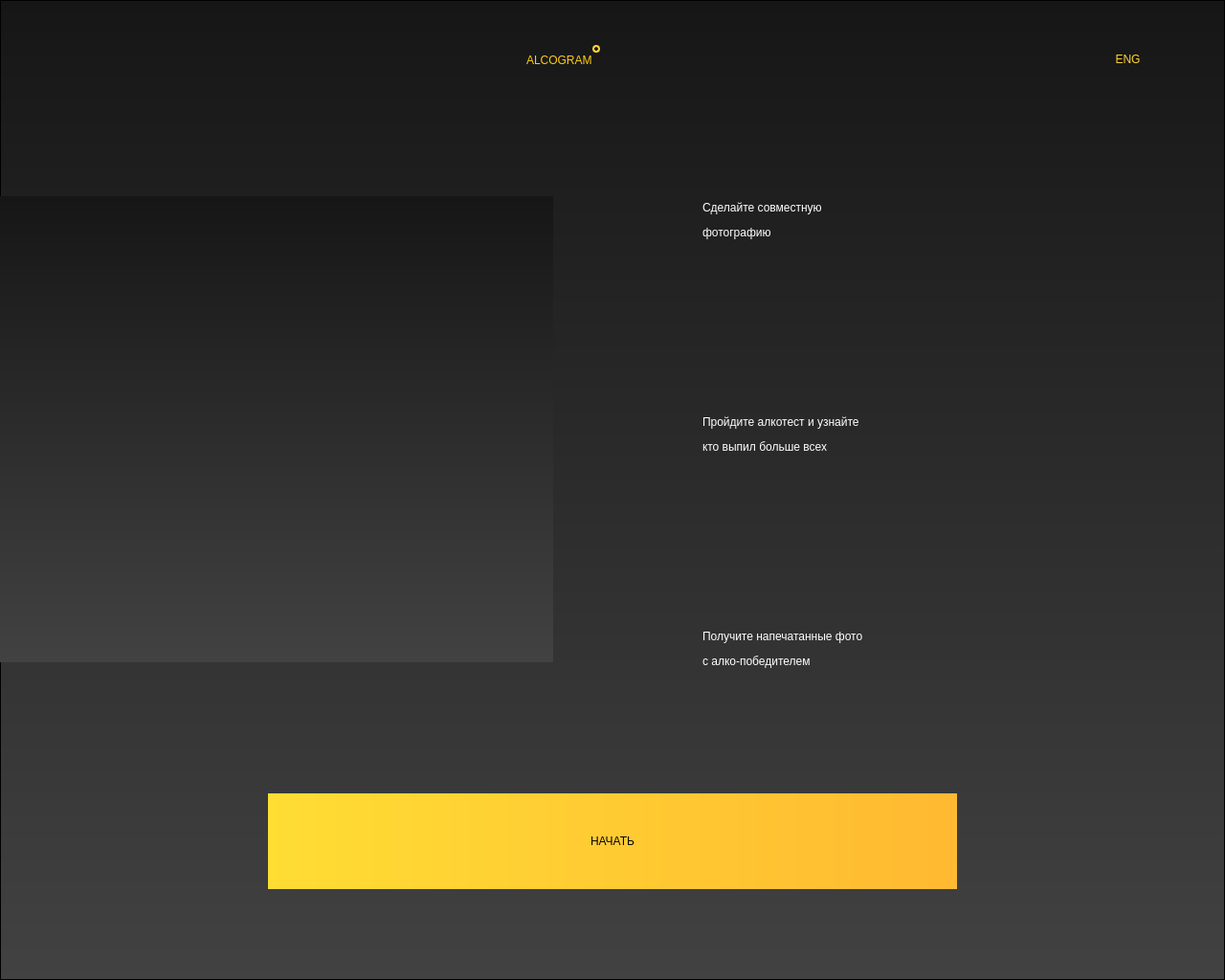
<?xml version="1.0" encoding="UTF-8"?>
<ui version="4.0">
 <class>StartPageWidget</class>
 <widget class="QWidget" name="StartPageWidget">
  <property name="geometry">
   <rect>
    <x>0</x>
    <y>0</y>
    <width>1280</width>
    <height>1024</height>
   </rect>
  </property>
  <property name="windowTitle">
   <string>Form</string>
  </property>
  <property name="styleSheet">
   <string notr="true"/>
  </property>
  <layout class="QHBoxLayout" name="horizontalLayout">
   <property name="spacing">
    <number>0</number>
   </property>
   <property name="leftMargin">
    <number>0</number>
   </property>
   <property name="topMargin">
    <number>0</number>
   </property>
   <property name="rightMargin">
    <number>0</number>
   </property>
   <property name="bottomMargin">
    <number>0</number>
   </property>
   <item>
    <widget class="QFrame" name="frame">
     <property name="styleSheet">
      <string notr="true">QWidget {
	background-color: qlineargradient(x1:0, y1:0, x2:0, y2:1, stop:0 #161616, stop:1 #424242); 
}
</string>
     </property>
     <property name="frameShape">
      <enum>QFrame::StyledPanel</enum>
     </property>
     <property name="frameShadow">
      <enum>QFrame::Raised</enum>
     </property>
     <widget class="QLabel" name="label03">
      <property name="geometry">
       <rect>
        <x>460</x>
        <y>573</y>
        <width>244</width>
        <height>200</height>
       </rect>
      </property>
      <property name="styleSheet">
       <string notr="true">QLabel {
	background-color: rgba(0, 0, 0, 0);
	color: #3e3e3e;
}</string>
      </property>
      <property name="text">
       <string>03</string>
      </property>
     </widget>
     <widget class="QLabel" name="label01">
      <property name="geometry">
       <rect>
        <x>460</x>
        <y>125</y>
        <width>244</width>
        <height>200</height>
       </rect>
      </property>
      <property name="styleSheet">
       <string notr="true">QLabel {
	background-color: rgba(0, 0, 0, 0);
	color: #3e3e3e;
}</string>
      </property>
      <property name="text">
       <string>01</string>
      </property>
     </widget>
     <widget class="QPushButton" name="startButton">
      <property name="geometry">
       <rect>
        <x>280</x>
        <y>829</y>
        <width>720</width>
        <height>100</height>
       </rect>
      </property>
      <property name="styleSheet">
       <string notr="true">QPushButton { 
	background-color: qlineargradient(spread:pad, x1:0, y1:0, x2:1, y2:0, stop:0 #ffdd33, stop:1 #ffb932);
	color: rgb(5, 5, 5);
	border: none;
}</string>
      </property>
      <property name="text">
       <string>НАЧАТЬ</string>
      </property>
     </widget>
     <widget class="QLabel" name="label02">
      <property name="geometry">
       <rect>
        <x>460</x>
        <y>349</y>
        <width>244</width>
        <height>200</height>
       </rect>
      </property>
      <property name="styleSheet">
       <string notr="true">QLabel {
	background-color: rgba(0, 0, 0, 0);
	color: #3e3e3e;
}</string>
      </property>
      <property name="text">
       <string>02</string>
      </property>
     </widget>
     <widget class="QLabel" name="drunkWomensPhoto">
      <property name="geometry">
       <rect>
        <x>0</x>
        <y>205</y>
        <width>578</width>
        <height>487</height>
       </rect>
      </property>
      <property name="text">
       <string/>
      </property>
      <property name="pixmap">
       <pixmap resource="resources.qrc">:/images/drunkWomens.jpg</pixmap>
      </property>
      <property name="scaledContents">
       <bool>true</bool>
      </property>
     </widget>
     <widget class="QLabel" name="firstStepDescription">
      <property name="geometry">
       <rect>
        <x>734</x>
        <y>180</y>
        <width>480</width>
        <height>100</height>
       </rect>
      </property>
      <property name="styleSheet">
       <string notr="true">QLabel {
	color: rgb(255, 255, 255);
	background-color: rgba(0, 0, 0, 0);
}</string>
      </property>
      <property name="text">
       <string>&lt;html&gt;&lt;head/&gt;&lt;body&gt;&lt;p&gt;&lt;span style=&quot; color:#ffffff;&quot;&gt;Сделайте совместную &lt;/span&gt;&lt;/p&gt;&lt;p&gt;&lt;span style=&quot; color:#ffffff;&quot;&gt;фотографию&lt;/span&gt;&lt;/p&gt;&lt;/body&gt;&lt;/html&gt;</string>
      </property>
     </widget>
     <widget class="QLabel" name="secondStepDescription">
      <property name="geometry">
       <rect>
        <x>734</x>
        <y>404</y>
        <width>480</width>
        <height>100</height>
       </rect>
      </property>
      <property name="styleSheet">
       <string notr="true">QLabel {
	color: rgb(255, 255, 255);
	background-color: rgba(0, 0, 0, 0);
}</string>
      </property>
      <property name="text">
       <string>&lt;html&gt;&lt;head/&gt;&lt;body&gt;&lt;p&gt;&lt;span style=&quot; color:#ffffff;&quot;&gt;Пройдите алкотест и узнайте &lt;/span&gt;&lt;/p&gt;&lt;p&gt;&lt;span style=&quot; color:#ffffff;&quot;&gt;кто выпил больше всех&lt;/span&gt;&lt;/p&gt;&lt;/body&gt;&lt;/html&gt;</string>
      </property>
     </widget>
     <widget class="QLabel" name="thirdStepDescription">
      <property name="geometry">
       <rect>
        <x>734</x>
        <y>628</y>
        <width>480</width>
        <height>100</height>
       </rect>
      </property>
      <property name="styleSheet">
       <string notr="true">QLabel {
	color: rgb(255, 255, 255);
	background-color: rgba(0, 0, 0, 0);
}</string>
      </property>
      <property name="text">
       <string>&lt;html&gt;&lt;head/&gt;&lt;body&gt;&lt;p&gt;&lt;span style=&quot; color:#ffffff;&quot;&gt;Получите напечатанные фото&lt;/span&gt;&lt;/p&gt;&lt;p&gt;&lt;span style=&quot; color:#ffffff;&quot;&gt;с алко-победителем&lt;/span&gt;&lt;/p&gt;&lt;/body&gt;&lt;/html&gt;</string>
      </property>
     </widget>
     <widget class="QPushButton" name="switchLanguageButton">
      <property name="geometry">
       <rect>
        <x>1145</x>
        <y>47</y>
        <width>67</width>
        <height>29</height>
       </rect>
      </property>
      <property name="styleSheet">
       <string notr="true">QPushButton {
	background-color: rgba(0, 0, 0, 0);
	border: no;
	color: rgb(255, 210, 51);
}</string>
      </property>
      <property name="text">
       <string>ENG</string>
      </property>
     </widget>
     <widget class="QLabel" name="alcogramText">
      <property name="geometry">
       <rect>
        <x>550</x>
        <y>48</y>
        <width>180</width>
        <height>29</height>
       </rect>
      </property>
      <property name="styleSheet">
       <string notr="true">QLabel {
	background-color: rgba(0, 0, 0, 0);
	color: #ffcd10;
}</string>
      </property>
      <property name="text">
       <string>ALCOGRAM</string>
      </property>
     </widget>
     <widget class="QFrame" name="smallCircle">
      <property name="geometry">
       <rect>
        <x>619</x>
        <y>47</y>
        <width>8</width>
        <height>8</height>
       </rect>
      </property>
      <property name="styleSheet">
       <string notr="true">QFrame{
	background-color: rgba(0, 0, 0, 0); 
	border: 1.5px solid #ffd233; 
	border-radius: 4px;
}</string>
      </property>
      <property name="frameShape">
       <enum>QFrame::StyledPanel</enum>
      </property>
      <property name="frameShadow">
       <enum>QFrame::Raised</enum>
      </property>
     </widget>
     <widget class="QLabel" name="logo">
      <property name="geometry">
       <rect>
        <x>40</x>
        <y>26</y>
        <width>70</width>
        <height>70</height>
       </rect>
      </property>
      <property name="styleSheet">
       <string notr="true">QLabel {
	background-color: rgba(0, 0, 0, 0);
}</string>
      </property>
      <property name="text">
       <string/>
      </property>
      <property name="pixmap">
       <pixmap resource="resources.qrc">:/images/logoSign.svg</pixmap>
      </property>
     </widget>
    </widget>
   </item>
  </layout>
 </widget>
 <resources>
  <include location="resources.qrc"/>
 </resources>
 <connections/>
</ui>
